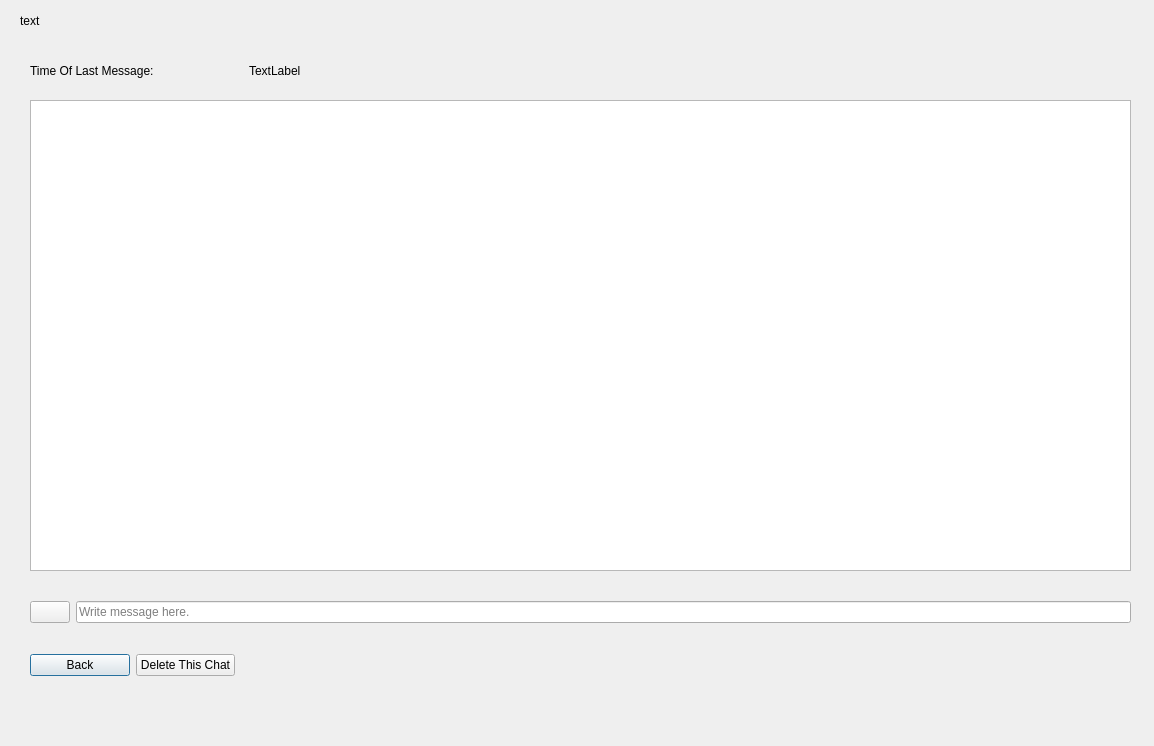
<?xml version="1.0" encoding="UTF-8"?>
<ui version="4.0">
 <class>PV</class>
 <widget class="QDialog" name="PV">
  <property name="geometry">
   <rect>
    <x>0</x>
    <y>0</y>
    <width>1154</width>
    <height>746</height>
   </rect>
  </property>
  <property name="sizePolicy">
   <sizepolicy hsizetype="Fixed" vsizetype="Fixed">
    <horstretch>0</horstretch>
    <verstretch>0</verstretch>
   </sizepolicy>
  </property>
  <property name="windowTitle">
   <string>PV</string>
  </property>
  <property name="windowIcon">
   <iconset resource="files.qrc">
    <normaloff>:/icon/images/icons8-user-male-104.png</normaloff>:/icon/images/icons8-user-male-104.png</iconset>
  </property>
  <widget class="QLabel" name="headingL">
   <property name="geometry">
    <rect>
     <x>20</x>
     <y>10</y>
     <width>321</width>
     <height>21</height>
    </rect>
   </property>
   <property name="text">
    <string>text</string>
   </property>
  </widget>
  <widget class="QListWidget" name="listWidget">
   <property name="geometry">
    <rect>
     <x>30</x>
     <y>100</y>
     <width>1101</width>
     <height>471</height>
    </rect>
   </property>
  </widget>
  <widget class="QWidget" name="layoutWidget">
   <property name="geometry">
    <rect>
     <x>30</x>
     <y>650</y>
     <width>205</width>
     <height>30</height>
    </rect>
   </property>
   <layout class="QHBoxLayout" name="horizontalLayout">
    <item>
     <widget class="QPushButton" name="backB">
      <property name="cursor">
       <cursorShape>PointingHandCursor</cursorShape>
      </property>
      <property name="text">
       <string>Back</string>
      </property>
     </widget>
    </item>
    <item>
     <widget class="QPushButton" name="deleteB">
      <property name="cursor">
       <cursorShape>PointingHandCursor</cursorShape>
      </property>
      <property name="text">
       <string>Delete This Chat</string>
      </property>
     </widget>
    </item>
   </layout>
  </widget>
  <widget class="QWidget" name="layoutWidget">
   <property name="geometry">
    <rect>
     <x>30</x>
     <y>50</y>
     <width>431</width>
     <height>41</height>
    </rect>
   </property>
   <layout class="QHBoxLayout" name="horizontalLayout_3">
    <item>
     <widget class="QLabel" name="label">
      <property name="text">
       <string>Time Of Last Message: </string>
      </property>
     </widget>
    </item>
    <item>
     <widget class="QLabel" name="timeL">
      <property name="text">
       <string>TextLabel</string>
      </property>
     </widget>
    </item>
   </layout>
  </widget>
  <widget class="QWidget" name="horizontalLayoutWidget">
   <property name="geometry">
    <rect>
     <x>30</x>
     <y>580</y>
     <width>1101</width>
     <height>65</height>
    </rect>
   </property>
   <layout class="QHBoxLayout" name="horizontalLayout_2">
    <item>
     <widget class="QPushButton" name="sendB">
      <property name="cursor">
       <cursorShape>PointingHandCursor</cursorShape>
      </property>
      <property name="toolTip">
       <string>Send</string>
      </property>
      <property name="statusTip">
       <string>Send</string>
      </property>
      <property name="autoFillBackground">
       <bool>false</bool>
      </property>
      <property name="styleSheet">
       <string notr="true">border-image: url(:/icon/images/icons8-telegram-app-96.png);</string>
      </property>
      <property name="text">
       <string/>
      </property>
      <property name="icon">
       <iconset resource="files.qrc">
        <normaloff>:/icon/images/icons8-telegram-app-96.png</normaloff>:/icon/images/icons8-telegram-app-96.png</iconset>
      </property>
      <property name="iconSize">
       <size>
        <width>55</width>
        <height>55</height>
       </size>
      </property>
     </widget>
    </item>
    <item>
     <widget class="QLineEdit" name="textE">
      <property name="placeholderText">
       <string>Write message here.</string>
      </property>
     </widget>
    </item>
   </layout>
  </widget>
 </widget>
 <resources>
  <include location="files.qrc"/>
 </resources>
 <connections/>
</ui>
